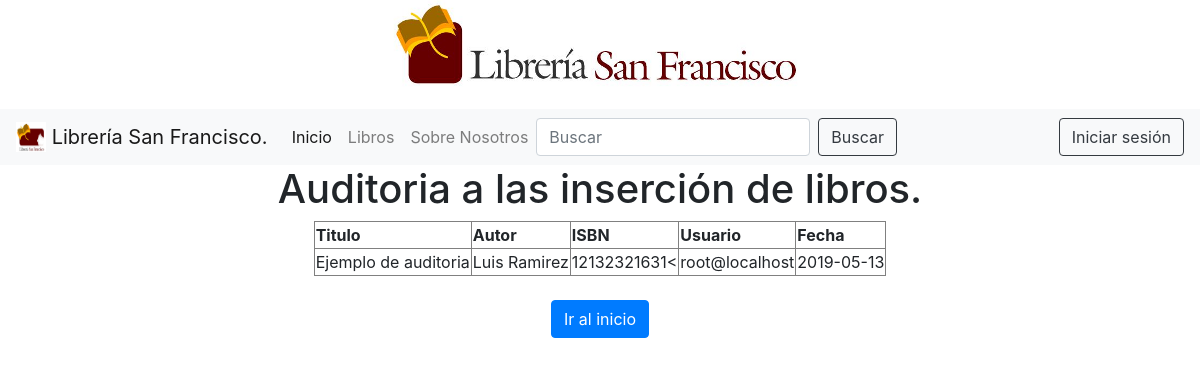
Page /auditoria.php on the committed database.
### tables this page shows
CREATE TABLE `tabla_auditoria` (
  `is_auditoria` int(11) NOT NULL,
  `titulo_copia` varchar(100) NOT NULL,
  `autor_copia` varchar(50) NOT NULL,
  `isbn_copia` varchar(50) NOT NULL,
  `usuario` varchar(50) NOT NULL,
  `fecha` date NOT NULL
);

### auditoria.php (the view, shortened to what this page needs)
<?php
require 'conexion.php';
$sql = "SELECT * FROM tabla_auditoria";
$resultado = $conexion->query($sql);
?>
<!DOCTYPE html>
<html>
<head>
</head>
<body>
	<?php include 'navbar.php'; ?>
	<div class="container" style="margin:auto;">
                <center>
                <h1>Auditoria a las inserción de libros.</h1>
                    <center>
                    <table border="1">
                        <thead>
                            <tr>
                                <th scope="col">Titulo</th>
                                <th scope="col">Autor</th>
                                <th scope="col">ISBN</th>
                                <th scope="col">Usuario</th>
                                <th scope="col">Fecha</th>
                        </thead>
                        <?php while($row = $resultado->fetch_assoc()):?>
                        <?php
                        	$tirulo_copia = $row["titulo_copia"];
                            $autor_copia= $row["autor_copia"];
                            $isbn_copia = $row["isbn_copia"];
                            $usuario= $row["usuario"];
                            $fecha = $row["fecha"];
                        ?>
                        <tbody>
                            <tr>
                                <td scope="row"><?php echo $tirulo_copia ?></td>
                                <td><?php echo $autor_copia ?></td>
                                <td><?php echo $isbn_copia ?><
                                <td><?php echo $usuario ?></td>
                                <td><?php echo $fecha ?></td>
                            </tr>
                            <?php endwhile; ?>
                        </tbody>
                    </table>
                    </center>
                    <br>
                <form action="index.php">
                    <button type="submit" class="btn btn-primary" name="send">Ir al inicio</button>
                </form>
                </center>
            </div>
</body>
</html>

### rows in the picture
tabla_auditoria: titulo_copia "Ejemplo de auditoria", autor_copia "Luis Ramirez", isbn_copia "12132321631", usuario "root@localhost", fecha "2019-05-13"
